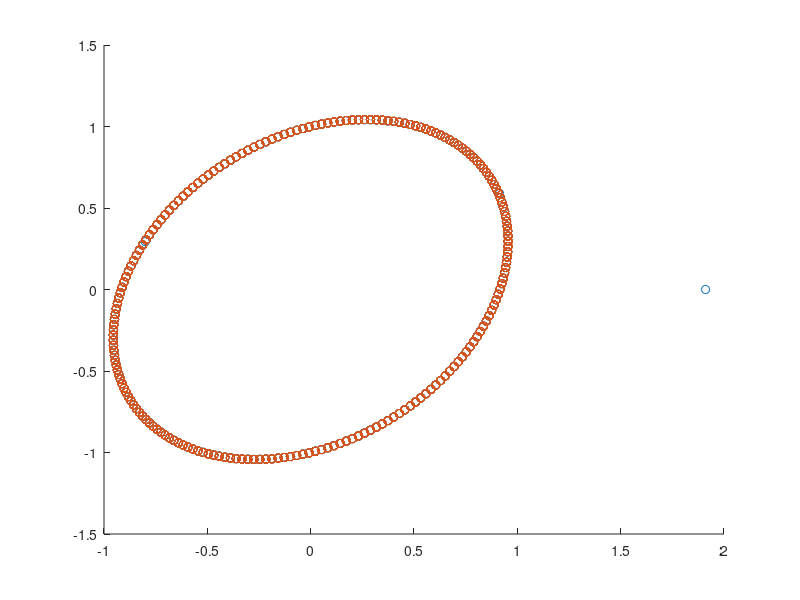
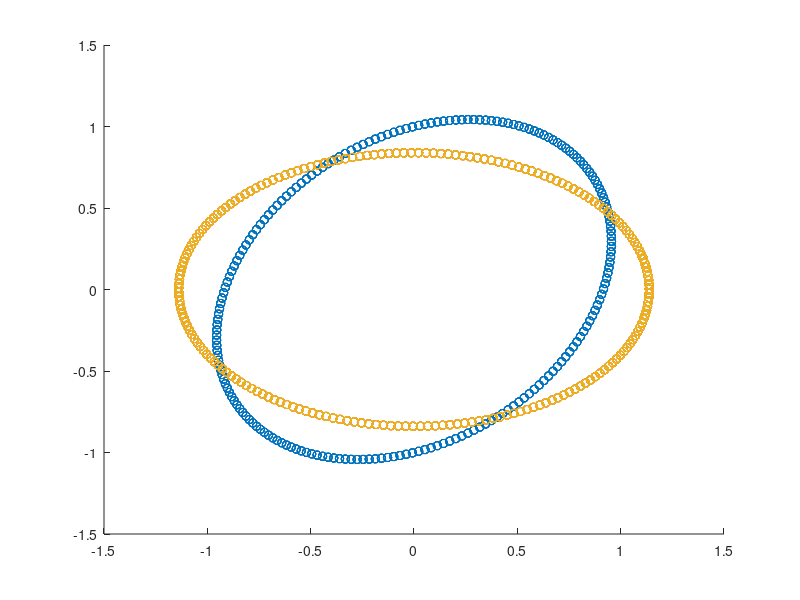

Recreate these plots in MATLAB, in order.
% Frequency of source
freq = 2000;

% Sampling rate
samp_rate = 39.8e3;

% Analong over sample rate
OSR = 16;

% Determine sample rate of simulation
sim_rate = samp_rate*OSR;

% Number of received samples
N = 1024;

% Time axis for simulation data
n = 0:(N*OSR-1);

% Create transmitted signal
x = exp(1i*2*pi*freq/sim_rate*n);

% I/Q Magnitude Imbalance
eps = 0;

% I/Q Phase Imbalance
phi = 0.3 %pi/4; %3*pi/16 + pi;

% Carrier Frequency
fc = 0.3;

% Mix signal to carrier frequency
tx_sig = real(x)*(1+eps).*cos(2*pi*fc*n+phi)-imag(x).*sin(2*pi*fc*n);

% Arbitrary Scale Factor to Simplify Math
tx_sig = tx_sig*2;

% Mix and LPF signal
rx_sig = tx_sig.*exp(-1i*2*pi*fc*n);
h = fir1(31,fc);
rx_sig = filtfilt(h,1,rx_sig);

% Decimate to get back to sampled signal
rx_sig = rx_sig(1:OSR:end);

% Create plot of constellation
figure(1); clf;
scatter(real(rx_sig),imag(rx_sig));
% xlim([-1.5 1.5])
% ylim([-1.5 1.5])

a1 = sqrt(1+sin(phi));
a2 = sqrt(1-sin(phi));
b1 = -pi/4;
b2 = -pi/4;
fo = freq/samp_rate;
t = 0:(N-1);
x = a1*cos(2*pi*fo*t+b1) + 1i*a2*sin(2*pi*fo*t+b2);
theta = phi/2+pi/4;
x = x*exp(1i*theta);
hold on;
scatter(real(x),imag(x));

% Generate received signal based on formulas stated in homework submission
ar = (1+eps)*cos(phi);
ai = 1i*(1+eps)*sin(phi)+1;
ai_mag = abs(ai);
ai_phase = angle(ai);
f = freq/samp_rate;
x = ar*cos(2*pi*f*(0:999)) + 1i*ai_mag*sin(2*pi*f*(0:999)+ai_phase);

% Create scatter plot with received signal
figure(2); clf;
scatter(real(x),imag(x))
hold on;

% Show form in problem is mathematically equivalent
ai_mag = sqrt(1+(1+eps)^2*sin(phi)^2);
ai_phase = atan((1+eps)*sin(phi));
% x = ar*cos(2*pi*f*(0:999)) + 1i*ai_mag*sin(2*pi*f*(0:999)+ai_phase);
% theta = phi/2+pi/4-3*pi/2
% 0.5*atan2(sin(2*phi),(cos(2*phi)-1))]
n = mod(round(mod(phi/(2*pi),1)*4),4)
% if n == 2
%     n = 0;
% end
n = 0
theta = 0.5*atan(((1+eps)^2*sin(2*phi))/((1+eps)^2*cos(2*phi)-1)) + n*pi/2;
theta = phi/2 + pi/4;
% if (sign(cos(theta)) ~= sign(cos(phi-theta)))
%     error('Bad Rotation Angle');
% end
% theta/pi
t = 0:999;
a1_mag = sqrt((1+eps)^2*cos(phi-theta)^2+sin(theta)^2);
a2_mag = sqrt((1+eps)^2*sin(phi-theta)^2+cos(theta)^2);
a1_phase = atan2(-sin(theta),(1+eps)*cos(phi-theta))
a2_phase = atan2((1+eps)*sin(phi-theta),cos(theta))
x = a1_mag*cos(2*pi*f*t+a1_phase) + 1i*a2_mag*sin(2*pi*f*t+a2_phase);
% x = x*exp(1i*theta);
% x = sqrt(1+2*(1+eps)*cos*cos(phi-theta)*cos(2*pi*f*(0:999))+
scatter(real(x),imag(x))
% xlim([-1.5 1.5])
% ylim([-1.5 1.5])
% x = a1_mag*cos(2*pi*f*t+a1_phase) + 1i*a2_mag*sin(2*pi*f*t+a1_phase);
scatter(real(x),imag(x))